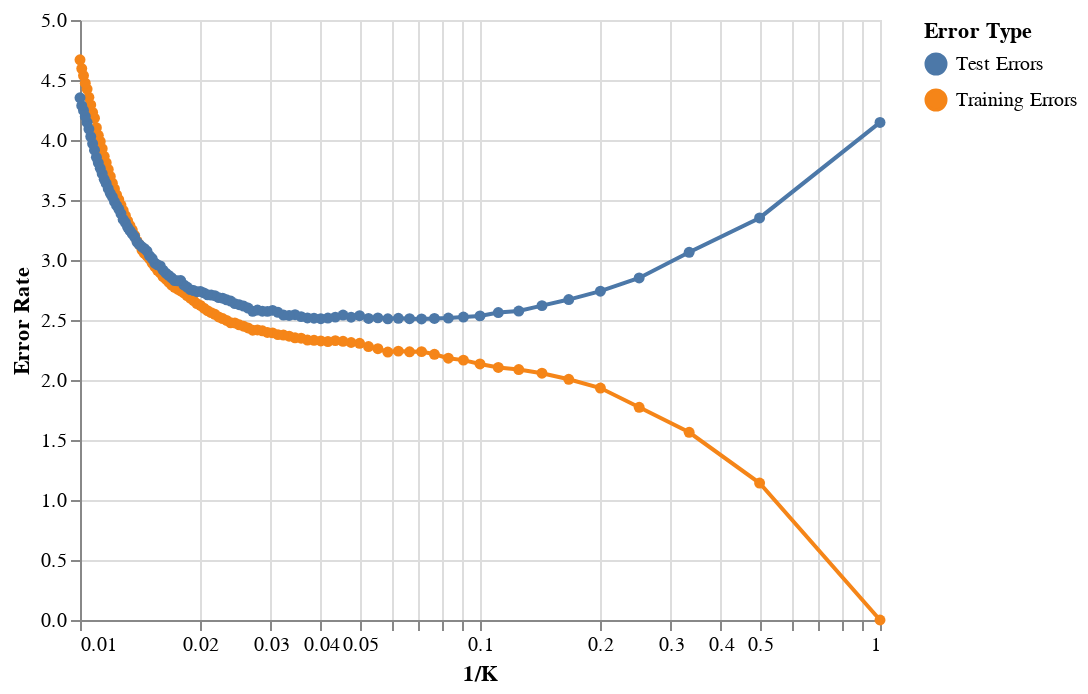

Write notebook code for a chart like this one.
### Code cell
alt.Chart(err_df).mark_line(point=True).encode(
    x = alt.X('1/K', scale=alt.Scale(type="log")),
    y = 'Error Rate',
    color = 'Error Type:N'
)

### Figure 1 — Vega-Lite specification as saved in the notebook (floating-point values rounded to 4 significant figures; data arrays with more than 128 entries replaced by an {"elided": "..."} marker saying what was removed)
{"config": {"view": {"continuousWidth": 400, "continuousHeight": 300}}, "data": {"name": "data-083b616b250c25b61e1a0c0f67194090"}, "mark": {"type": "line", "point": true}, "encoding": {"color": {"field": "Error Type", "type": "nominal"}, "x": {"field": "1/K", "scale": {"type": "log"}, "type": "quantitative"}, "y": {"field": "Error Rate", "type": "quantitative"}}, "$schema": "https://vega.github.io/schema/vega-lite/v4.17.0.json", "datasets": {"data-083b616b250c25b61e1a0c0f67194090": {"elided": "200 records"}}}
